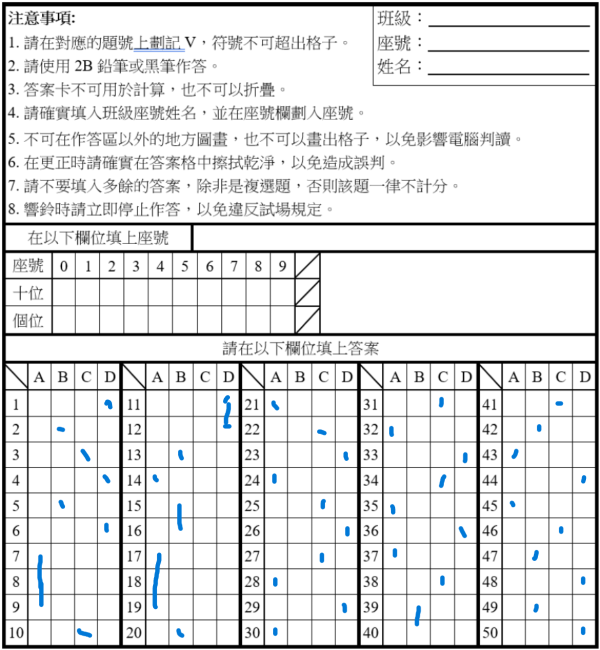
#> input picture img/ans.png, 1200 x 1300 px, found by its file name (shown at 1/2 size)
$ python test16.py
#> lines starting #> are read from the running program, lines starting #| are printed output that depends on the picture; after the words box and inside, x2 and y2 are one past the last pixel; in counts of white or black regions, pixels touching at a corner belong together
import cv2
import numpy as np

img = cv2.imread('img/ans.png')
#> img is the input picture: shape (1300, 1200, 3); mean B, G, R 226.2, 225.6, 224.8
img = cv2.resize(img, (600, 650))
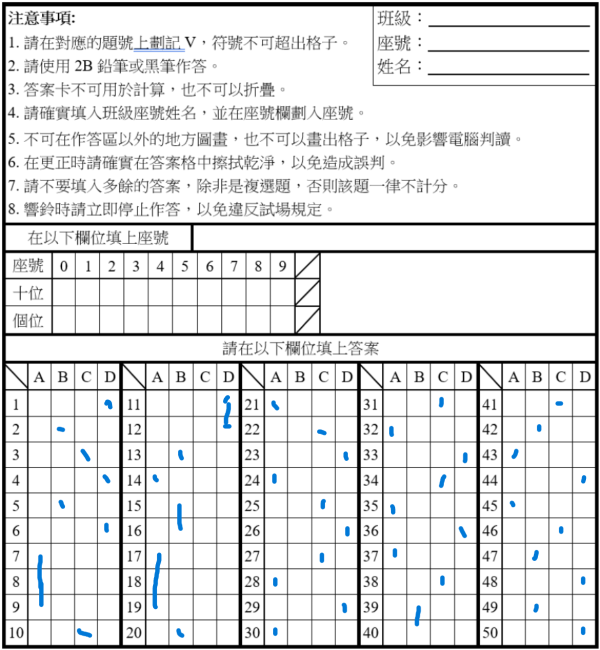
#> img: shape (650, 600, 3); mean B, G, R 226.2, 225.6, 224.9

# 影像預處理
def preprocess_image(image):
    gray = cv2.cvtColor(image, cv2.COLOR_BGR2GRAY) # 灰階
    thresh = cv2.adaptiveThreshold(gray, 255,
                                cv2.ADAPTIVE_THRESH_GAUSSIAN_C,
                                cv2.THRESH_BINARY_INV, 11, 2) # 二值化並反轉
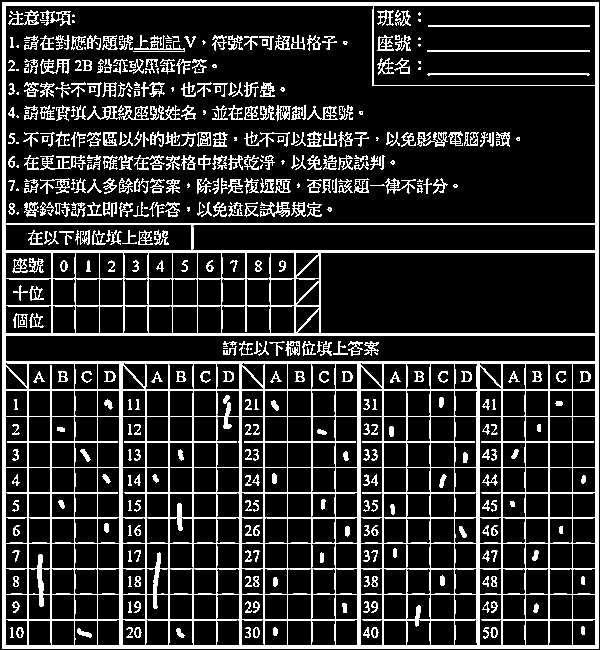
#> thresh: shape (650, 600); 18.2% white in thin lines or dots
    return thresh

image = preprocess_image(img)


vertical_kernel = cv2.getStructuringElement(cv2.MORPH_RECT, (1,5))
horizontal_kernel = cv2.getStructuringElement(cv2.MORPH_RECT, (5,1))
remove_horizontal = cv2.morphologyEx(image, cv2.MORPH_OPEN, vertical_kernel)
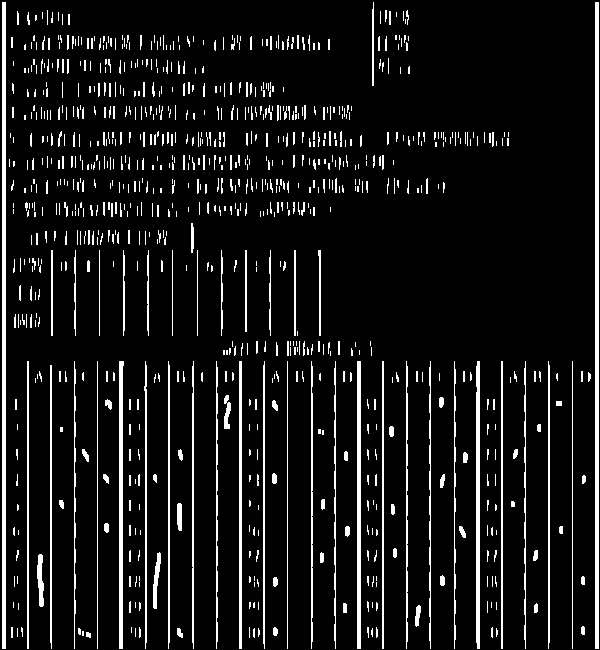
#> remove_horizontal: shape (650, 600); 8.8% white; 892 white regions (637 under 20 px), largest, box (x1, y1, x2, y2) and area: (2, 2, 6, 649) 2588, (595, 2, 599, 649) 2588, (119, 361, 124, 649) 1157
remove_vertical = cv2.morphologyEx(image, cv2.MORPH_OPEN, horizontal_kernel)
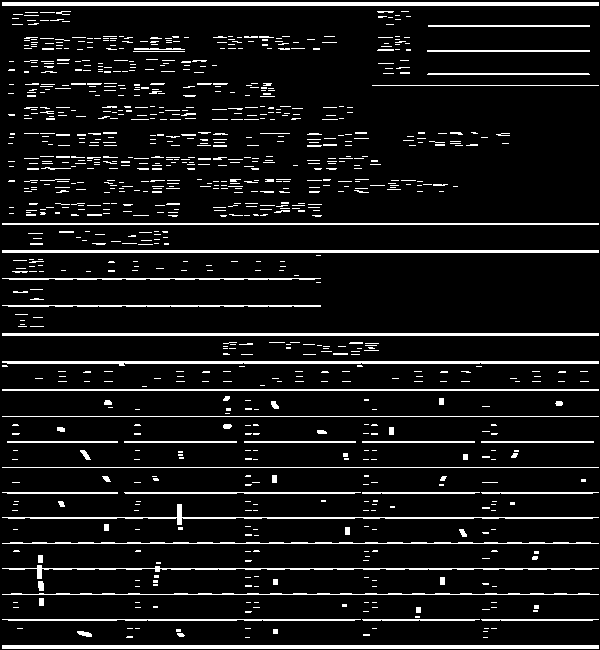
#> remove_vertical: shape (650, 600); 8.6% white in thin lines or dots


cnts = cv2.findContours(remove_vertical, cv2.RETR_EXTERNAL, cv2.CHAIN_APPROX_SIMPLE)
#> cnts = 915 contours, 863 with area under 20; largest, box (x1, y1, x2, y2) and area: (2, 645, 599, 649) 1788, (2, 2, 599, 6) 1788, (2, 361, 599, 366) 1192, (2, 333, 599, 336) 1192, (2, 250, 599, 253) 1192
cnts = cnts[0] if len(cnts) == 2 else cnts[1]

mask = np.ones(image.shape, dtype=np.uint8)
for c in cnts:
    area = cv2.contourArea(c)
    if area > 50:
        cv2.drawContours(mask, [c], -1, (255,255,255), -1)
#> this loop made 915 passes
#> area on passes 8, 18, 19: 44.5, 110, 110
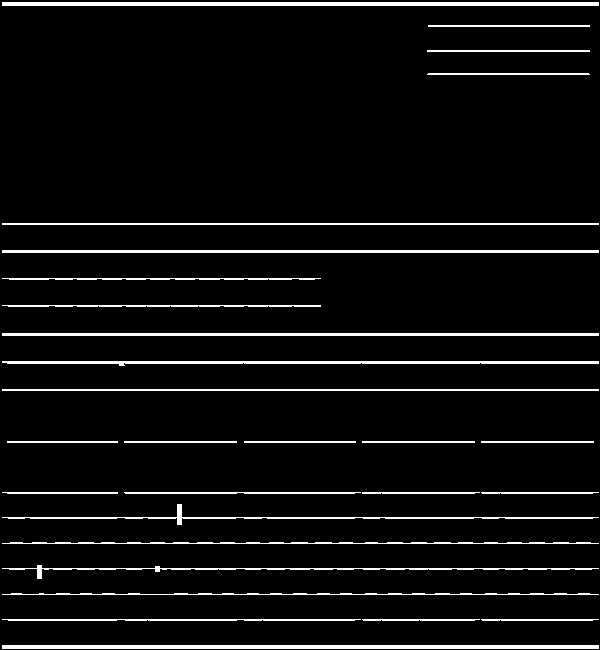
#> mask: shape (650, 600); values 1 (black) and 255 (white), 5.7% white; 28 white regions, largest, box (x1, y1, x2, y2) and area: (2, 2, 599, 6) 2388, (2, 645, 599, 649) 2388, (2, 361, 599, 366) 1793

kernel = cv2.getStructuringElement(cv2.MORPH_ELLIPSE, (3,3))
#> kernel = [[0, 1, 0], [1, 1, 1], [0, 1, 0]]
mask = cv2.dilate(mask, kernel, iterations=1)
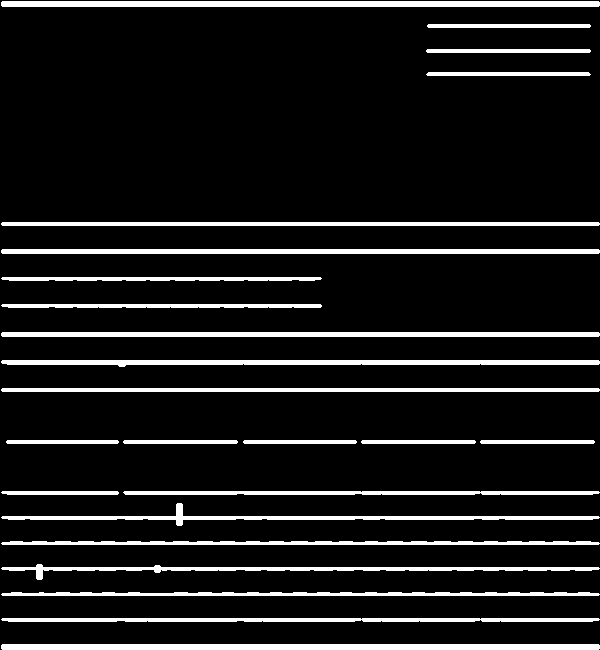
#> mask: shape (650, 600); values 1 (black) and 255 (white), 10.6% white; 24 white regions, largest, box (x1, y1, x2, y2) and area: (1, 1, 600, 7) 3590, (1, 644, 600, 650) 3590, (1, 360, 600, 367) 2996
image = 255 - image
#> image: shape (650, 600); 81.8% white; black in thin lines or dots
result = 255 - cv2.bitwise_and(mask, image)
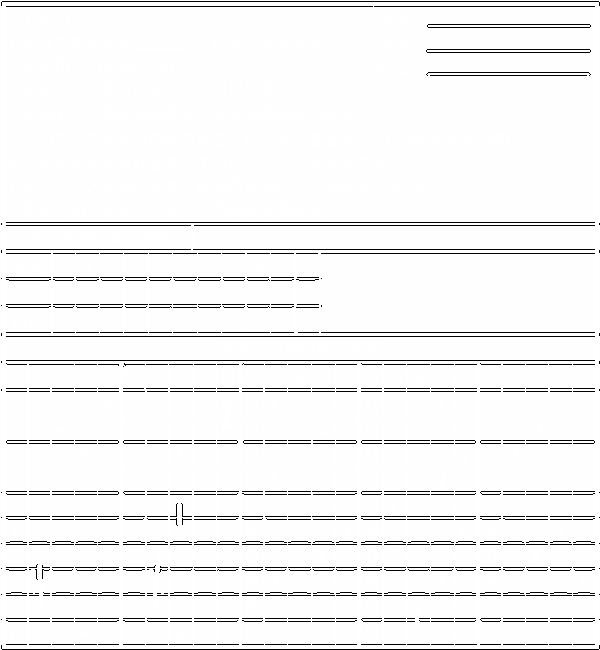
#> result: shape (650, 600); min 0, max 255, mean 242.5

# [4 lines of commented-out code are left out]

$ run again, with img/_img_0.png copied over img/ans.png
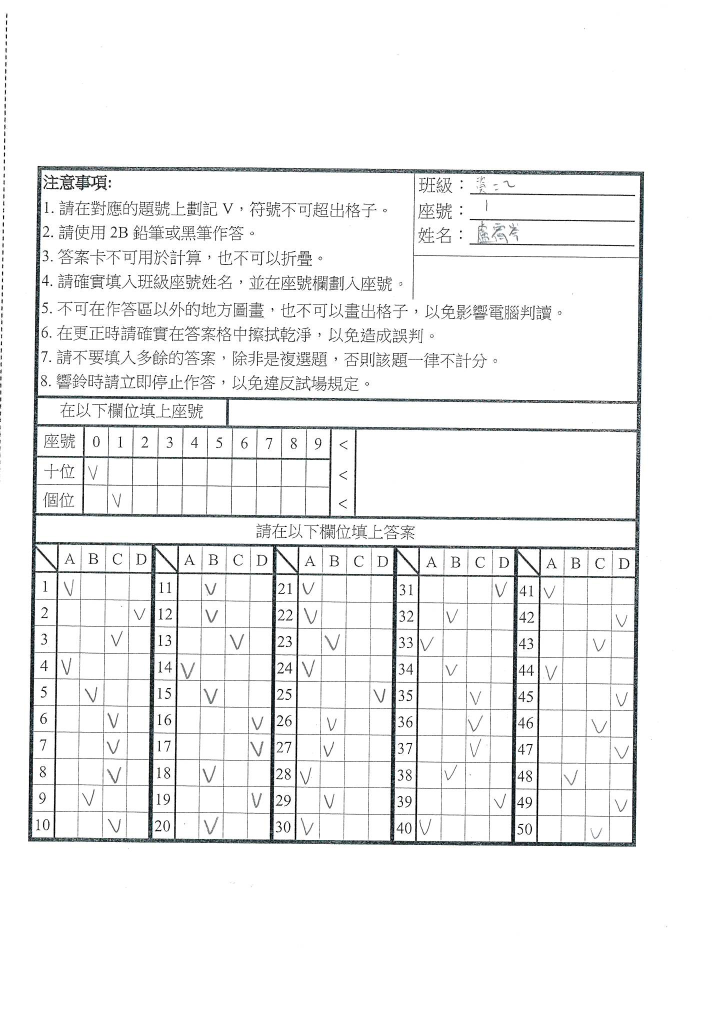
#> input picture img/_img_0.png, 1433 x 2023 px, found by its file name (shown at 1/2 size)
#> img is the input picture: shape (2023, 1433, 3); mean B, G, R 241.7, 241.7, 241.4
#> img: shape (650, 600, 3)
#> thresh: shape (650, 600); 9.1% white in thin lines or dots, all inside (x1, y1, x2, y2) = (0, 8, 578, 609)
#> remove_horizontal: shape (650, 600); 3.4% white in thin lines or dots, all inside (x1, y1, x2, y2) = (4, 44, 539, 544)
#> remove_vertical: shape (650, 600); 3.8% white in thin lines or dots, all inside (x1, y1, x2, y2) = (23, 107, 539, 568)
#> cnts = 489 contours, 479 with area under 20; largest, box (x1, y1, x2, y2) and area: (31, 107, 539, 113) 854, (23, 538, 533, 544) 848, (27, 348, 535, 354) 463, (27, 330, 536, 335) 440, (28, 254, 516, 259) 411
#> the loop `for c in cnts:` made 489 passes
#> area on passes 2, 119, 144: 847.5, 184, 463
#> after the loop `for c in cnts:`:
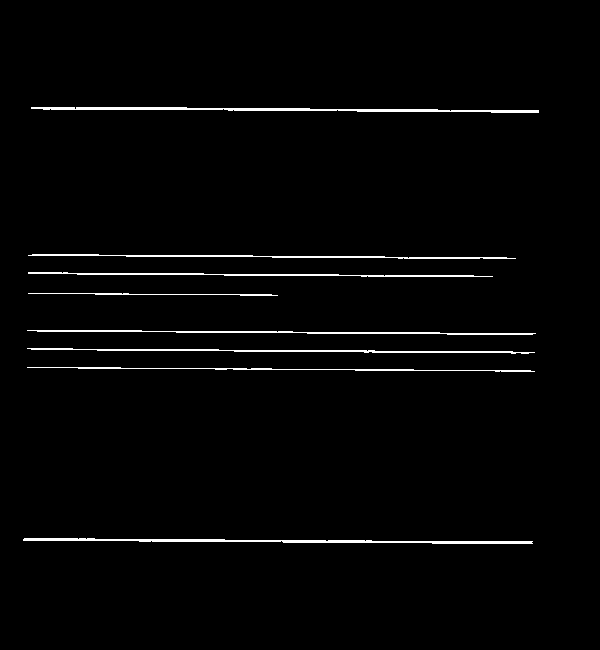
#> mask: shape (650, 600); values 1 (black) and 255 (white), 1.9% white in thin lines or dots, all inside (x1, y1, x2, y2) = (23, 107, 539, 544)
#> kernel = [[0, 1, 0], [1, 1, 1], [0, 1, 0]]
#> `result = 255 - cv2.bitwise_and(mask, image)`:
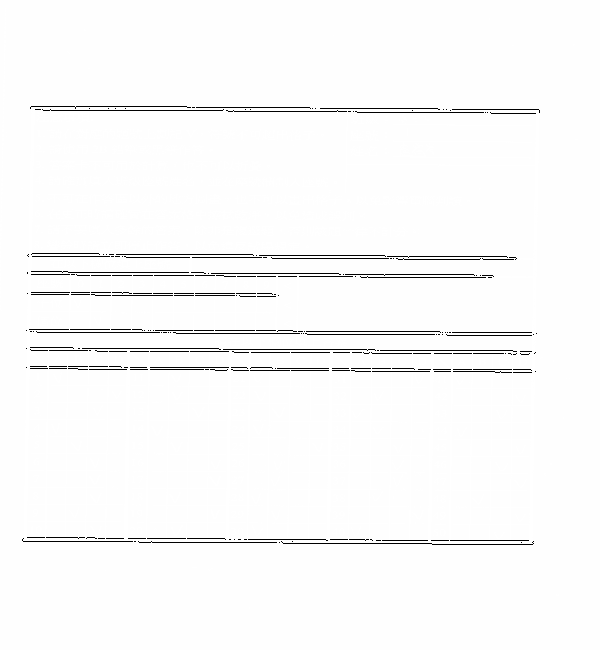
#> result: shape (650, 600); min 0, max 255, mean 249.4

$ run again, with img/_img_1.png copied over img/ans.png
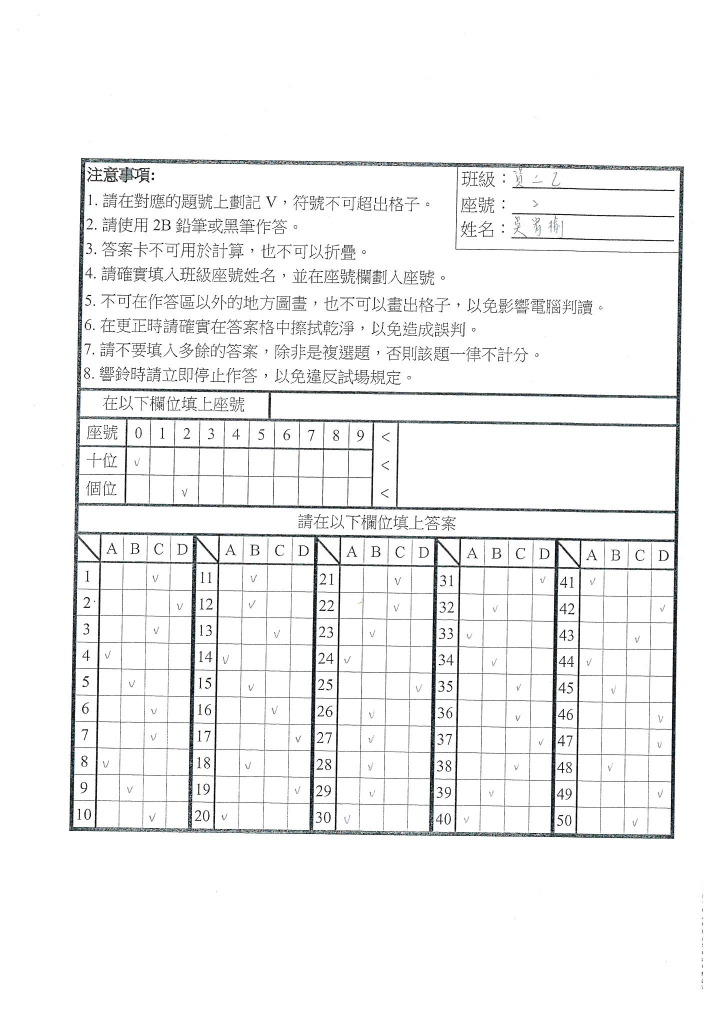
#> input picture img/_img_1.png, 1433 x 2023 px, found by its file name (shown at 1/2 size)
#> img is the input picture: shape (2023, 1433, 3); mean B, G, R 242.6, 242.6, 242.3
#> img: shape (650, 600, 3)
#> thresh: shape (650, 600); 8.8% white in thin lines or dots
#> remove_horizontal: shape (650, 600); 3.3% white in thin lines or dots, all inside (x1, y1, x2, y2) = (58, 101, 572, 539)
#> remove_vertical: shape (650, 600); 3.8% white in thin lines or dots, all inside (x1, y1, x2, y2) = (58, 102, 573, 539)
#> cnts = 519 contours, 507 with area under 20; largest, box (x1, y1, x2, y2) and area: (58, 531, 565, 539) 744, (66, 249, 570, 256) 442, (63, 323, 568, 330) 434, (64, 268, 569, 274) 426, (282, 104, 573, 110) 423
#> the loop `for c in cnts:` made 519 passes
#> area on passes 1, 158, 186: 744, 107.5, 382
#> after the loop `for c in cnts:`:
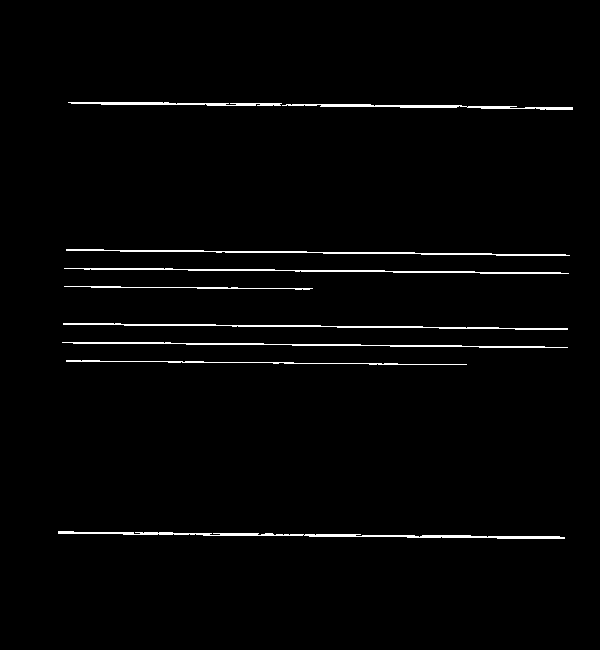
#> mask: shape (650, 600); values 1 (black) and 255 (white), 1.8% white in thin lines or dots, all inside (x1, y1, x2, y2) = (58, 102, 573, 539)
#> kernel = [[0, 1, 0], [1, 1, 1], [0, 1, 0]]
#> image: shape (650, 600); 91.2% white; black in thin lines or dots
#> `result = 255 - cv2.bitwise_and(mask, image)`:
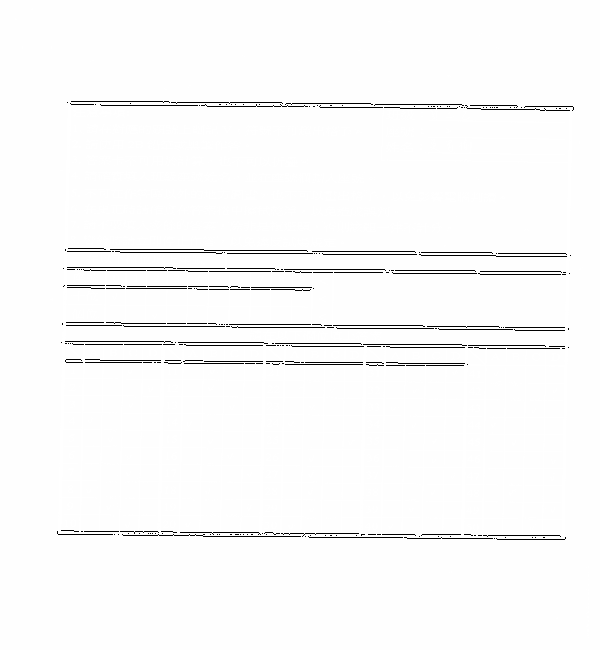
#> result: shape (650, 600); min 0, max 255, mean 249.5
